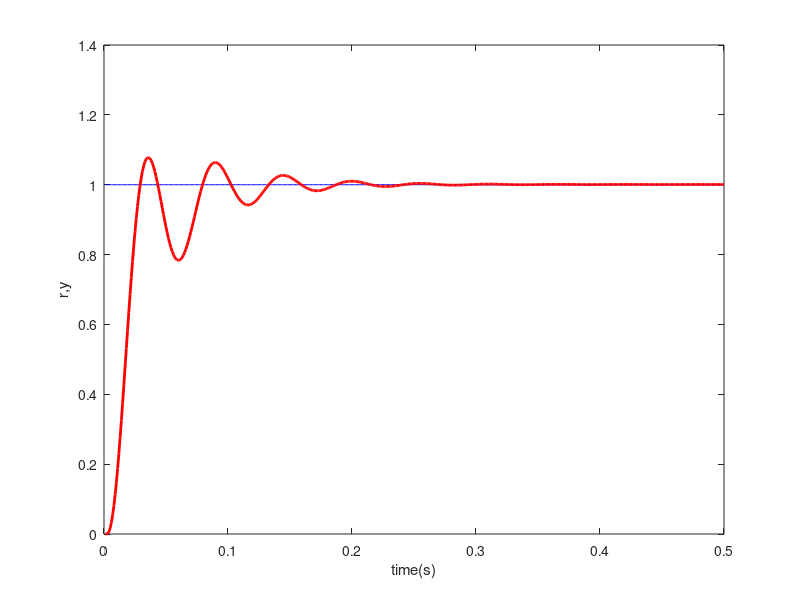
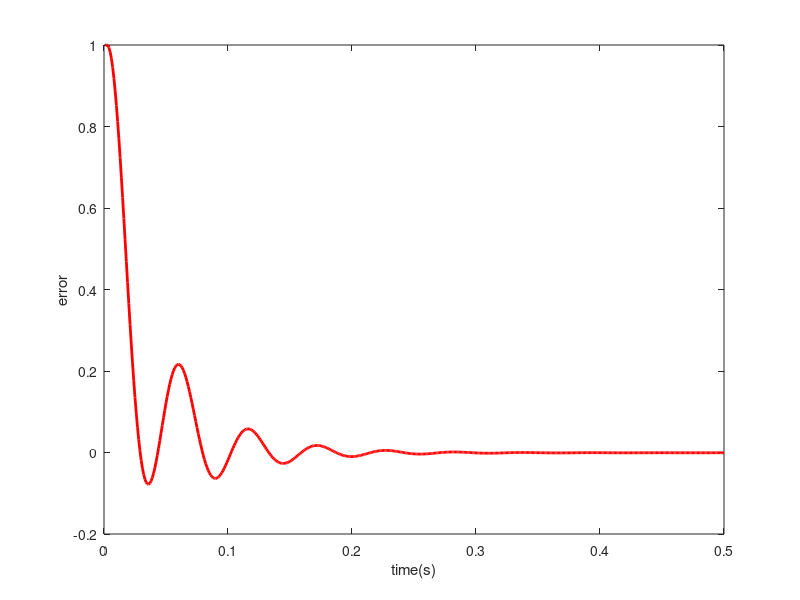

These charts were generated, in order, by the following MATLAB code:
clear all;
close all;
ts=0.001;
sys=tf(5.235e005,[1,87.35,1.047e004,0]);%Plant 
dsys=c2d(sys,ts,'z');
[num,den]=tfdata(dsys,'v');
u_1=0; u_2=0; u_3=0; u_4=0; 
y_1=0; y_2=0; y_3=0; 
ei=0; 
kp=0.96; ki=0.03; kd=0.01; 
error_1=0;
for k=1:1:500 
    time(k)=k*ts; 
    yd(k)=1.0;
    y(k)=-den(2)*y_1-den(3)*y_2-den(4)*y_3+num(1)*u_1+num(2)*u_2+num(3)*u_3+num(4)*u_4; 
    error(k)=yd(k)-y(k);%CalculatingP 
    derror(k)=error(k)-error_1;%CalculatingD 
    ei=ei+error(k)*ts; u(k)=kp*error(k)+kd*derror(k)/ts+ki*ei;%PID Controller
    u_4=u_3;u_3=u_2;u_2=u_1;u_1=u(k); 
    y_3=y_2;y_2=y_1;y_1=y(k); 
    error_1=error(k); 
end
figure(1);
plot(time,yd,'b',time,y,'r','linewidth',2);
xlabel("time(s)");ylabel('r,y');
figure(2);
plot(time,yd-y,'r','linewidth',2); 
xlabel("time(s)");ylabel("error");